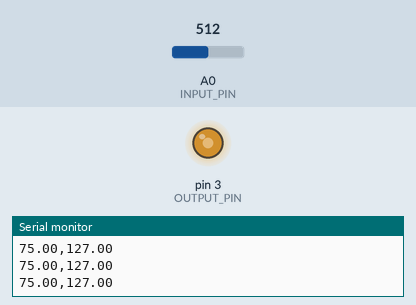
Recording of a sketch running on a simulated Arduino Uno, built with avr-gcc and run on an emulated ATmega328P. Shown: output pins drawn as LEDs (lit = HIGH), the last lines printed to the serial monitor. The test bench sets the inputs (shaded band); at power-on: A0 (INPUT_PIN) = 512.

Above: at 6.3 s.
6.4 s: A0 (INPUT_PIN) set to 716
At 6.78 s:
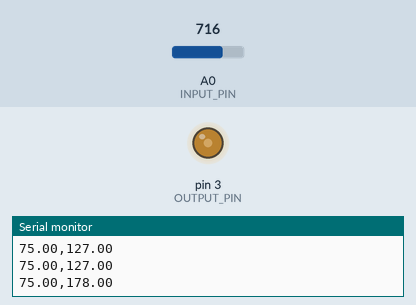
9.4 s: A0 (INPUT_PIN) set to 306
At 9.49 s:
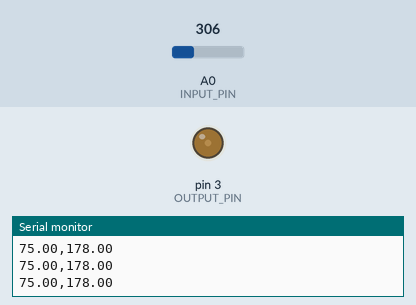
12.4 s: A0 (INPUT_PIN) set to 65
At 14.61 s:
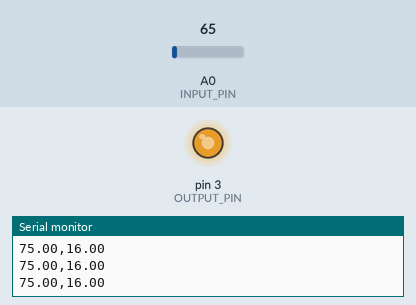
Timing chart, 0 to 21.4 s (numbered marks = the images above; inputs shaded):
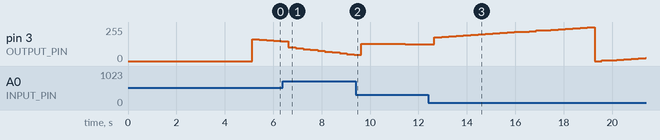

The sketch:

PID_example.ino
```cpp
const int INPUT_PIN = A0;
const int OUTPUT_PIN = 3;

double dt, last_time;
double integral, previous, output = 0;
double kp, ki, kd;
double setpoint = 75.00;

void setup()
{
  kp = 0.8;
  ki = 0.2;
  kd = 0.001;
  last_time = 0;
  Serial.begin(9600);
  analogWrite(OUTPUT_PIN, 0);
  for(int i = 0; i < 50; i++)
  {
    Serial.print(setpoint);
    Serial.print(",");
    Serial.println(0);
    delay(100);
  }
  delay(100);
}

void loop()
{
  double now = millis();
  dt = (now - last_time)/1000.00;
  last_time = now;

  double actual = map(analogRead(INPUT_PIN), 0, 1024, 0, 255);
  double error = setpoint - actual;
  output = pid(error);

  analogWrite(OUTPUT_PIN, output);

  // Setpoint VS Actual
  Serial.print(setpoint);
  Serial.print(",");
  Serial.println(actual);

  // Error
  //Serial.println(error);

  delay(300);
}

double pid(double error)
{
  double proportional = error;
  integral += error * dt;
  double derivative = (error - previous) / dt;
  previous = error;
  double output = (kp * proportional) + (ki * integral) + (kd * derivative);
  return output;
}
```
